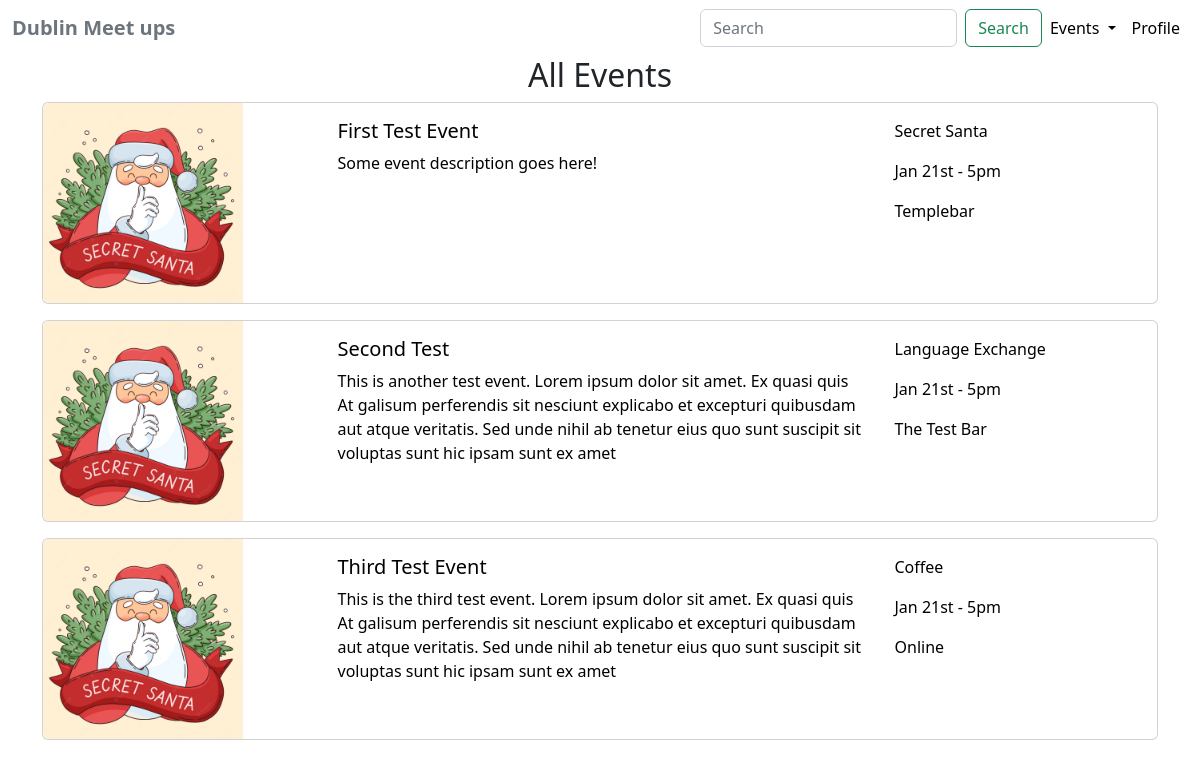
/events/all, run on the app's committed database.
### events/models.py (models this page shows, shortened)
class Event(models.Model):
    title = models.CharField(max_length=254)
    description = models.TextField()
    category = models.CharField(max_length=254, null=True)
    location = models.CharField(max_length=254, null=True, blank=True)
    date = models.DateTimeField(auto_now_add=True, null=True)
    user = models.CharField(max_length=24, null=True)
    people = models.IntegerField(null=True, blank=True)
    image = models.ImageField(null=True, blank=True)
    image_url = models.CharField(max_length=254, null=True, blank=True)
    online = models.BooleanField(default=False)

### events/views.py (the view)
# urls.py: path('<str:event_type_arg>', views.events_list, name='events_list'),
def events_list(request, event_type_arg):
    if event_type_arg == 'all':
        events = Event.objects.all()
        event_type = 'All Events'
    else:
        events = Event.objects.all()
    context = {
        'events': events,
        'event_type': event_type
    }
    return render(request, 'events/events-list.html', context)

### events/templates/events/events-list.html
{% extends 'base.html' %}
{% load static %}
{% block content %}
<div class="container justify-content-center">
    <h2 class="text-center">{{ event_type }}</h2>
    {% for event in events %}
        <div class="card mb-3" style="max-width: 1400px;">
            <a href="{% url 'event' event.id %}">
                <div class="row g-0">
                    <div class="col-md-3 d-none d-md-block">
                        <img src="{{ MEDIA_URL }}images/secret_santa.png" class="img-fluid rounded-start" alt="secret santa" style="width: 200px; height: 200px; object-fit: cover;">
                    </div>
                    <div class="col-md-6">
                        <div class="card-body">
                        <h5 class="card-title">{{ event.title }}</h5>
                        <p class="card-text">{{ event.description }}</p>
                        </div>
                    </div>
                    <div class="col-md-3">
                        <div class="card-body">
                        <p class="card-text ">{{ event.category }}</p>
                        <p class="card-text">Jan 21st - 5pm</p>
                        <p class="card-text">{{ event.location }}</p>
                        </div>
                    </div>
                </div>
            </a>
        </div>
    {% endfor %}
</div>
{% endblock %}

### static/css/base.css (style rules this page uses)
a { color: black!important; text-decoration: none!important; }

### data on the page
Event: title "First Test Event", description "Some event description goes here!", category "Secret Santa", location "Templebar"
Event: title "Second Test", description "This is another test event. Lorem ipsum dolor sit amet. Ex quasi quis At galisum perferendis sit nesciunt explicabo et excepturi quibusdam aut atque veritatis. Sed unde nihil ab tenetur eius quo sunt suscipit sit voluptas sunt hic ipsam sunt ex amet", category "Language Exchange", location "The Test Bar"
Event: title "Third Test Event", description "This is the third test event. Lorem ipsum dolor sit amet. Ex quasi quis At galisum perferendis sit nesciunt explicabo et excepturi quibusdam aut atque veritatis. Sed unde nihil ab tenetur eius quo sunt suscipit sit voluptas sunt hic ipsam sunt ex amet", category "Coffee", location "Online"

### other printed values
{{ event_type }} "All Events"
